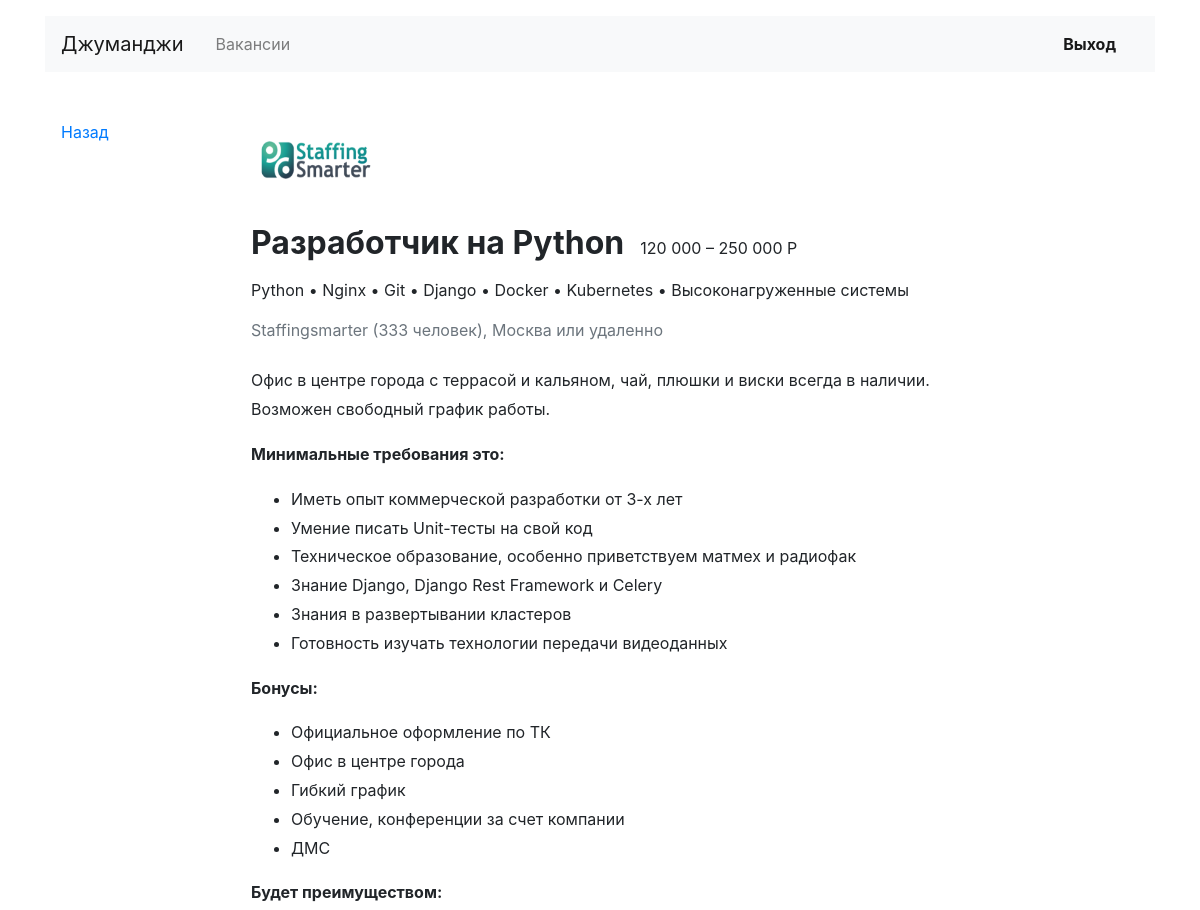
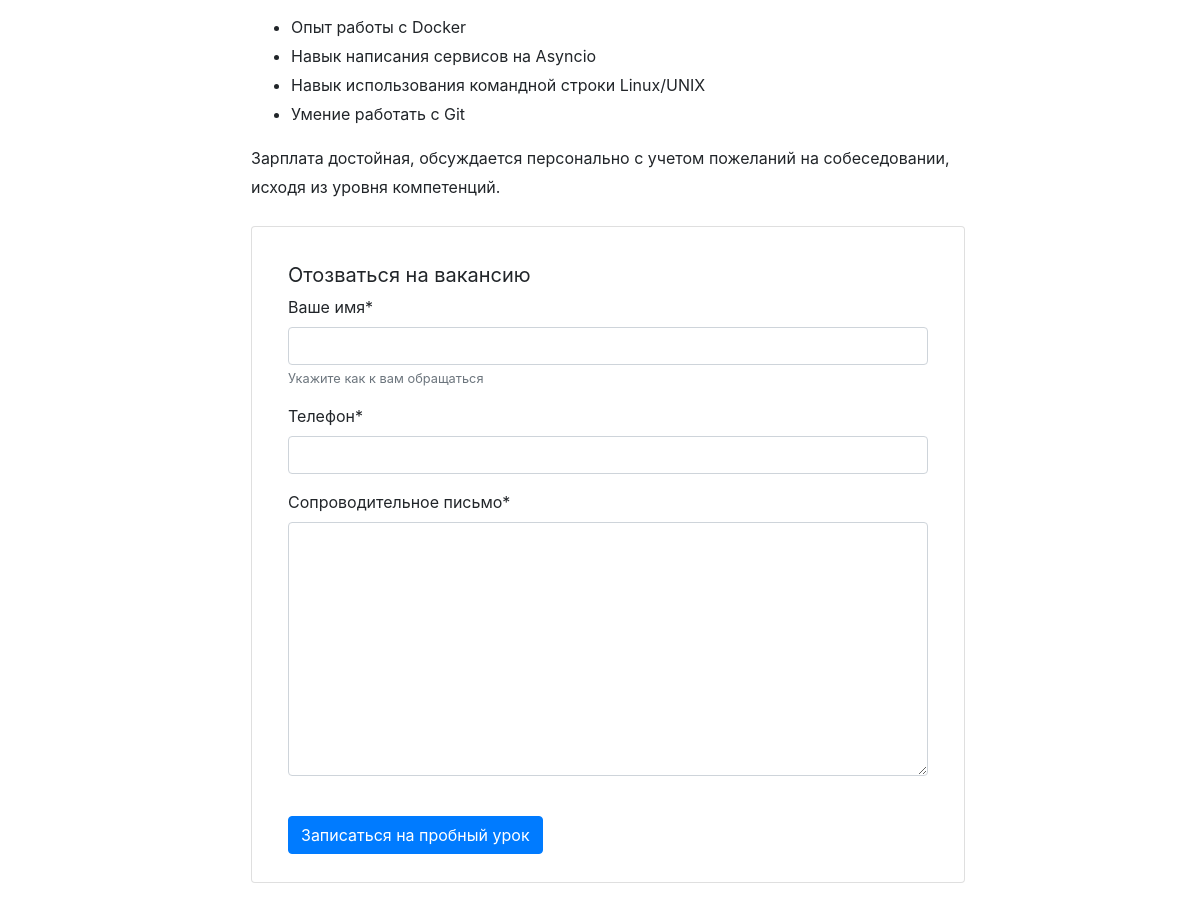
Screenshot of /vacancies/1/ (signed in) with the database file from the repository (2 pictures, top to bottom).
### step_job/models.py (models this page shows, shortened)
class Vacancy(models.Model):
    title = models.CharField(max_length=64)
    specialty = models.ForeignKey(Specialty, on_delete=models.CASCADE, related_name="vacancies")
    company = models.ForeignKey(Company, on_delete=models.CASCADE, related_name="vacancies")
    skills = models.CharField(max_length=64)
    description = models.TextField(max_length=2056)
    salary_min = models.PositiveIntegerField()
    salary_max = models.PositiveIntegerField()
    published_at = models.DateTimeField(auto_now_add=True, blank=True)
    class Meta:
        verbose_name = "Вакансия"
        verbose_name_plural = "Вакансии"

class Company(models.Model):
    name = models.CharField(max_length=64)
    location = models.CharField(max_length=64)
    logo = models.ImageField(default='https://place-hold.it/100x60', upload_to=MEDIA_COMPANY_IMAGE_DIR)
    description = models.TextField(max_length=2056)
    employee_count = models.PositiveIntegerField()
    owner = models.OneToOneField(User, on_delete=models.CASCADE, related_name="companies", null=True)
    class Meta:
        verbose_name = "Компания"
        verbose_name_plural = "Компании"

### step_job/views.py (the view, shortened to what this page needs)
# urls.py: path('vacancies/<int:pk>/', VacancyView.as_view(), name="vacancy"),
class VacancyView(LoginRequiredMixin, View):
    def get(self, request, pk):
        vacancy = get_object_or_404(Vacancy, pk=pk)
        form = ApplicationForm()
        return render(
            request,
            template_name="vacancy.html",
            context={
                "vacancy": vacancy,
                "form": form})

### step_job/forms.py
class ApplicationForm(forms.ModelForm):
    def __init__(self, *args, **kwargs):
        super().__init__(*args, **kwargs)
        self.helper = FormHelper()
        self.helper.form_method = 'post'
        self.helper.add_input(Submit('submit', 'Submit'))
        self.helper.form_class = 'form-horizontal'
        self.helper.label_class = 'col-lg-2'
        self.helper.field_class = 'col-lg-8'
    class Meta:
        model = Application
        fields = [
            "written_username",
            "written_phone",
            "written_cover_letter",
        ]
        exclude = [
            "vacancy",
            "user",
        ]
        labels = {
            "written_username": _('Ваше имя'),
            "written_phone": _('Телефон'),
            "written_cover_letter": _('Сопроводительное письмо'),
        }
        help_texts = {
            "written_username": _('Укажите как к вам обращаться'),
        }

### step_job/templatetags/filters.py (called while the page is built)
@register.filter
def salary_num(value_int):
    value = str(value_int)
    res = [value[0:len(value) % 3]]
    slice_val = value[len(value) % 3:len(value)]
    for gnum in range(0, len(slice_val), 3):
        res.append(slice_val[gnum:gnum + 3])
    return " ".join(res)

@register.filter
def dot_skill(skills):
    skill_list = skills.split(', ')
    return ' • '.join(skill_list)

### templates/vacancy.html
{% extends "base.html" %}
{% load crispy_forms_filters %}
{% load filters %}
{% load crispy_forms_tags %}
{% block container %}
  <main class="container mt-3 pb-5">
    <div class="row mt-5">
      <div class="col-12 col-lg-2">
        <div class="pl-3 mb-5">
          <p><a href="{% url 'index' %}">Назад</a></p>
        </div>
      </div>
      <div class="col-12 col-lg-8">
        <section class="pl-3">
          <a href="#"><img src="{{ vacancy.company.logo }}" width="130" height="80" alt=""></a>
          <div class="d-flex align-items-baseline align-content-baseline">
            <h1 class="h2 mt-4 font-weight-bold" >{{ vacancy.title }}</h1>
            <p class="m-0 pl-3">{{ vacancy.salary_min|salary_num}} – {{ vacancy.salary_max|salary_num}} Р</p>
          </div>
          <p class="mt-2">{{ vacancy.skills|dot_skill }}</p>
          <p class="text-muted mb-4">
              {{ vacancy.company.name|title }}
              ({{ vacancy.company.employee_count }} человек),
              {{ vacancy.company.location }} или удаленно</p>
          <div style="line-height: 1.8;">
            {{ vacancy.description|safe }}
          </div>
          <form class="card mt-4 mb-3" enctype="multipart/form-data" method="post"> {% csrf_token %}
            <div class="card-body mx-3">
              <p class="h5 mt-3 font-weight-normal">Отозваться на вакансию</p>
            {{ form|crispy }}
              <input type="submit" class="btn btn-primary mt-4 mb-2" value="Записаться на пробный урок">
            </div>
          </form>
        </section>
      </div>
    </div>
  </main>
{% endblock container %}

### rows the page displays
Vacancy: company.logo (picture), title "Разработчик на Python", salary_min|salary_num "120 000", salary_max|salary_num "250 000", skills|dot_skill "Python • Nginx • Git • Django • Docker • Kubernetes • Высоконагруженные системы", company.name "Staffingsmarter", company.employee_count "333", company.location "Москва", description "Офис в центре города с террасой и кальяном, чай, плюшки и виски всегда в наличии. Возможен свободный график работы. Минимальные требования это: Иметь опыт коммерческой разработки от 3-х лет Умение писать Unit-тесты на свой код Техническое образование, особенно приветствуем матмех и радиофак Знание Django, Django Rest Framework и Celery Знания в развертывании кластеров Готовность изучать технологии передачи видеоданных Бонусы: Официальное оформление по ТК Офис в центре города Гибкий график Обучение, конференции за счет компании ДМС Будет преимуществом: Опыт работы с Docker Навык написания сервисов на Asyncio Навык использования командной строки Linux/UNIX Умение работать с Git Зарплата…"
